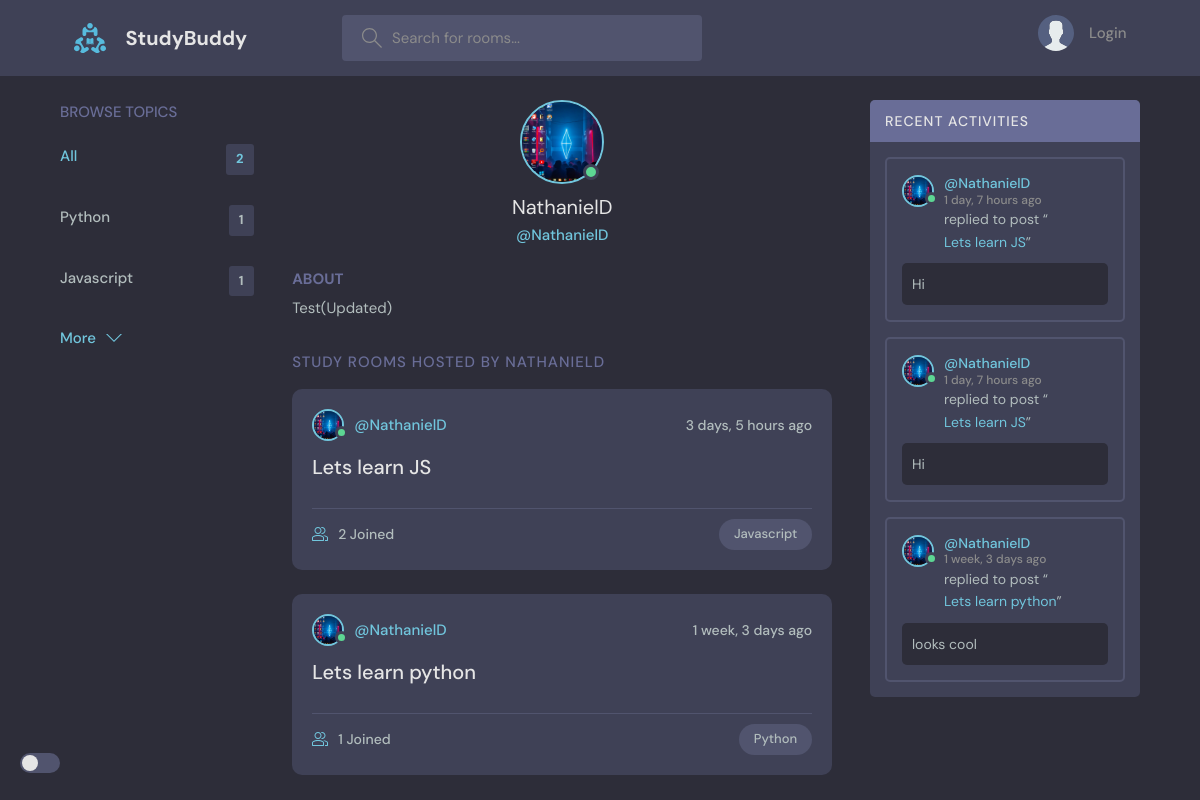
The page /profile/3 on the database its author committed.
### base/models.py (models this page shows, shortened)
class Topic(models.Model):
    name = models.CharField(max_length=200)

class User(AbstractUser):
    name = models.CharField(max_length=200, null=True)
    email = models.EmailField(unique=True, null=True)
    bio = models.TextField(null=True)
    avatar = models.ImageField(null=True, default='avatar.svg')
    USERNAME_FIELD = 'email'
    REQUIRED_FIELDS = []

class Room(models.Model):
    host = models.ForeignKey(User, on_delete=models.SET_NULL, null=True)
    topic = models.ForeignKey(Topic, on_delete=models.SET_NULL, null=True)
    name = models.CharField(max_length=200)
    participants = models.ManyToManyField(User, related_name = 'participants', blank=True)
    description = models.TextField(null=True, blank=True)
    updated = models.DateTimeField(auto_now=True)
    created = models.DateTimeField(auto_now_add=True)
    def __str__(self):
        return self.name
    class Meta:
    	ordering = ['-updated', '-created']

class Message(models.Model):
    user = models.ForeignKey(User, on_delete=models.CASCADE)
    room = models.ForeignKey(Room, on_delete=models.CASCADE)
    body = models.TextField()
    updated = models.DateTimeField(auto_now=True)
    created = models.DateTimeField(auto_now_add=True)
    class Meta:
    	ordering = ['-updated', '-created']

### base/views.py (the view)
# urls.py: path('profile/<str:pk>', views.userProfile, name='user-profile'),
def userProfile(request, pk):
    user = User.objects.get(id=pk)
    user_bio = user.bio
    rooms = user.room_set.all()
    room_message = user.message_set.all()
    topics = Topic.objects.all()
    context = {'bio': user_bio, 'user': user, 'rooms': rooms, 'topics': topics, 'room_messages': room_message}
    return render(request, 'base/profile.html', context)

### base/templates/base/profile.html (shortened to what this page needs)
 {% extends 'main.html' %}
 {% block content %}
 <main class="profile-page layout layout--3">
    <div class="container">
	{% include 'base/topics_component.html' %}
      <div class="roomList">
        <div class="profile">
          <div class="profile__avatar">
            <div class="avatar avatar--large active">
              <img src="{{ user.avatar.url }}" />
            </div>
          </div>
          <div class="profile__info">
            <h3>{{ user.username }}</h3>
            <p>@{{ user.username }}</p>
          </div>
          <div class="profile__about">
            <h3>About</h3>
            <p>
              {{ bio }}
            </p>
          </div>
        </div>
        <div class="roomList__header">
          <div>
            <h2>Study Rooms Hosted by {{ user.username }}</a>
            </h2>
          </div>
        </div>
		{% include 'base/feed_component.html' %}
      </div>
	  {% include 'base/activity_component.html' %}
    </div>
  </main>
{% endblock content %}

### templates/main.html (shortened to what this page needs)
<!DOCTYPE html>
{% load static %}
<html lang="en" data-theme="dark">
  <head>
    <link rel="stylesheet" href="{% static 'styles/style.css' %}" />
  </head>
  <body>
    <div class="toggle-container">
      <label for="toggle" class="toggle-label"></label>
    </div>
{% include 'navbar.html' %}
	{% block content %}
	{% endblock %}
  </body>
</html>

### templates/navbar.html (shortened to what this page needs)
{% load static %}
<header class="header header--loggedIn">
	<div class="container">
	  <a href="{% url 'home' %}" class="header__logo">
		<img src="{% static 'images/logo.svg' %}" />
		<h1>StudyBuddy</h1>
	  </a>
	  <form class="header__search" method="GET" action="{% url 'home' %}">
		<label>
		  <input name="q" placeholder="Search for rooms..." />
		</label>
	  </form>
	  <nav class="header__menu">
		{% if request.user.is_authenticated %}
		<div class="header__user">
		  <a href="{% url 'update-user' %}">
			<div class="avatar avatar--medium active">
			  <img src="{{ request.user.avatar.url }}" />
			</div>
			<p>{{request.user}} <span>@{{request.user.username}}</span></p>
		  </a>
		  <button class="dropdown-button">
			<svg version="1.1" xmlns="http://www.w3.org/2000/svg" width="32" height="32" viewBox="0 0 32 32">
			  <title>chevron-down</title>
			  <path d="M16 21l-13-13h-3l16 16 16-16h-3l-13 13z"></path>
			</svg>
		  </button>
		</div>
		{% else %}
		<a href="{% url 'login' %}">
		  <img src="{% static '/images/avatar.svg' %}" />
		  <p>Login</p>
		</a>
		{% endif %}
	  </nav>
  </div>
</header>

### base/templates/base/topics_component.html
<div class="topics">
	<div class="topics__header">
	  <h2>Browse Topics</h2>
	</div>
	<ul class="topics__list">
	  <li>
		<a href="{% url 'home' %}" class="active">All <span>{{ topics.count }}</span></a>
	  </li>
	  {% for topic in topics %}
	  <li>
		 <a href="{% url 'home' %}?q={{topic.name}}">{{ topic.name }}<span>{{ topic.room_set.all.count }}</span></a>
		</li>
		{% endfor %}
	</ul>
	<a class="btn btn--link" href="{% url 'topics' %}">
	  More
	  <svg version="1.1" xmlns="http://www.w3.org/2000/svg" width="32" height="32" viewBox="0 0 32 32">
		<title>chevron-down</title>
		<path d="M16 21l-13-13h-3l16 16 16-16h-3l-13 13z"></path>
	  </svg>
	</a>
  </div>

### base/templates/base/feed_component.html (shortened to what this page needs)
{% for room in rooms %}
<div class="roomListRoom">
	<div class="roomListRoom__header">
	  <a href="{% url 'user-profile' room.host.id %}" class="roomListRoom__author">
		<div class="avatar avatar--small active">
		  <img src="{{ room.host.avatar.url }}" />
		</div>
		<span>@{{ room.host.username }}</span>
	  </a>
	  <div class="roomListRoom__actions">
		<span>{{ room.created | timesince }} ago</span>
	  </div>
	</div>
	<div class="roomListRoom__content">
	  <a href="{% url 'room' room.id %}">{{ room.name }}</a>
	</div>
	<div class="roomListRoom__meta">
	  <a href = "{% url 'room' room.id %}" class="roomListRoom__joined">
		{{ room.participants.all.count }} Joined
	  </a>
	  <p class="roomListRoom__topic">{{ room.topic.name }}</p>
	</div>
  </div>
{% endfor %}

### base/templates/base/activity_component.html (shortened to what this page needs)
<div class="activities">
	<div class="activities__header">
	  <h2>Recent Activities</h2>
	</div>
	{% for message in room_messages %}
	<div class="activities__box">
	  <div class="activities__boxHeader roomListRoom__header">
		<a href="{% url 'user-profile' message.user.id %}" class="roomListRoom__author">
		  <div class="avatar avatar--small active">
			<img src="{{ message.user.avatar.url }}" />
		  </div>
		  <p>
			@{{ message.user.username }}
			<span>{{ message.created|timesince }} ago</span>
		  </p>
		</a>
	  </div>
	  <div class="activities__boxContent">
		<p>replied to post “<a href="{% url 'room' message.room.id %}">{{ message.room }}</a>”</p>
		<div class="activities__boxRoomContent">
		  {{ message.body }}
		</div>
	  </div>
	</div>
	{% endfor %}
  </div>

### rows shown on the page
Topic: name "Python", room_set.all.count "1"
Topic: name "Javascript", room_set.all.count "1"
User: avatar (picture), username "NathanielD", bio "Test(Updated)", username "NATHANIELD"
Room: host.avatar (picture), host.username "NathanielD", created "3 days, 5 hours", name "Lets learn JS", participants.all.count "2", topic.name "Javascript"
Room: host.avatar (picture), host.username "NathanielD", created "1 week, 3 days", name "Lets learn python", participants.all.count "1", topic.name "Python"
Message: user.avatar (picture), user.username "NathanielD", created "1 day, 7 hours", room "Lets learn JS", body "Hi"
Message: user.avatar (picture), user.username "NathanielD", created "1 day, 7 hours", room "Lets learn JS", body "Hi"
Message: user.avatar (picture), user.username "NathanielD", created "1 week, 3 days", room "Lets learn python", body "looks cool"

### other values the page prints
{{ topics.count }} "2"
